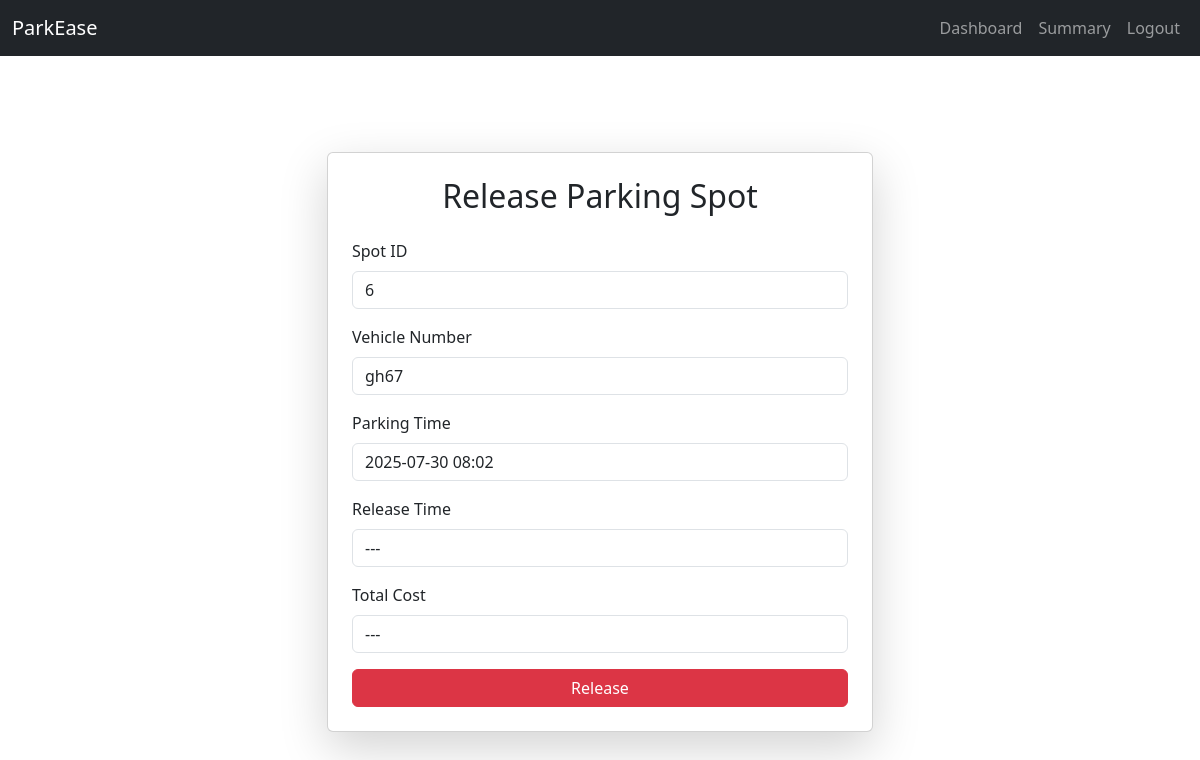
The page /user/release/2 (signed in) on the database its author committed.
### models.py (models this page shows)
class ParkingSpot(db.Model):
    __tablename__ = 'parking_spots'
    id = db.Column(db.Integer, primary_key=True)
    lot_id = db.Column(db.Integer, db.ForeignKey('parking_lots.id'), nullable=False)
    status = db.Column(db.String(1), nullable=False, default='A')  # 'A' for available, 'O' for occupied
    lot = db.relationship('ParkingLot', back_populates='spots')
    reservations = db.relationship('Reservation', back_populates='spot')

class Reservation(db.Model):
    __tablename__ = 'reservations'
    id = db.Column(db.Integer, primary_key=True)
    spot_id = db.Column(db.Integer, db.ForeignKey('parking_spots.id'), nullable=False)
    user_id = db.Column(db.Integer, db.ForeignKey('users.id'), nullable=False)
    vehicle_number = db.Column(db.String(20), nullable=False)
    parking_timestamp = db.Column(db.DateTime, default=datetime.utcnow)
    leaving_timestamp = db.Column(db.DateTime, nullable=True)
    total_cost = db.Column(db.Float, nullable=True)
    user = db.relationship('User', back_populates='reservations')
    spot = db.relationship('ParkingSpot', back_populates='reservations')

### routes.py (the view, shortened to what this page needs)
    @app.route('/user/release/<int:reservation_id>', methods=['GET', 'POST'])
    def release_parking(reservation_id):
        if not session.get('user_id'):
            return redirect(url_for('login'))
        reservation = Reservation.query.get_or_404(reservation_id)
        spot = ParkingSpot.query.get(reservation.spot_id)
        return render_template('release_parking.html', reservation=reservation, spot=spot)

### templates/release_parking.html (shortened to what this page needs)
{% extends 'index.html' %}
{% block content %}
<div class="row justify-content-center mt-5">
    <div class="col-md-6">
        <div class="card shadow-lg p-4">
            <h2 class="card-title text-center mb-4">Release Parking Spot</h2>
            <form method="post">
                <div class="mb-3">
                    <label class="form-label">Spot ID</label>
                    <input type="text" class="form-control" value="{{ spot.id }}" readonly>
                </div>
                <div class="mb-3">
                    <label class="form-label">Vehicle Number</label>
                    <input type="text" class="form-control" value="{{ reservation.vehicle_number }}" readonly>
                </div>
                <div class="mb-3">
                    <label class="form-label">Parking Time</label>
                    <input type="text" class="form-control" value="{{ reservation.parking_timestamp.strftime('%Y-%m-%d %H:%M') }}" readonly>
                </div>
                <div class="mb-3">
                    <label class="form-label">Release Time</label>
                    <input type="text" class="form-control" value="{{ reservation.leaving_timestamp.strftime('%Y-%m-%d %H:%M') if reservation.leaving_timestamp else '---' }}" readonly>
                </div>
                <div class="mb-3">
                    <label class="form-label">Total Cost</label>
                    <input type="text" class="form-control" value="{{ reservation.total_cost if reservation.total_cost else '---' }}" readonly>
                </div>
                <button type="submit" class="btn btn-danger w-100">Release</button>
            </form>
        </div>
    </div>
</div>
{% endblock %}

### rows shown on the page
ParkingSpot: id "6"
Reservation: vehicle_number "gh67", parking_timestamp "2025-07-30 08:02", leaving_timestamp "---", total_cost "---"
